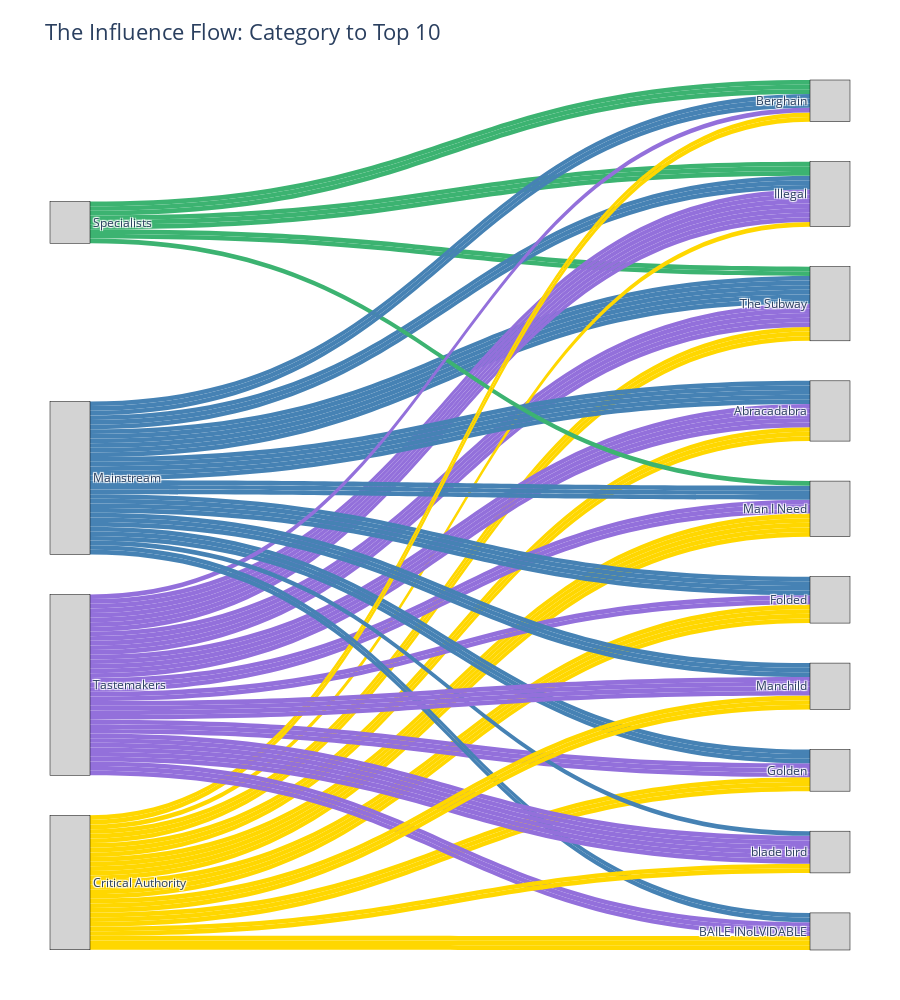

Notebook source saved alongside this figure:
### Code cell
import pandas as pd
import plotly.graph_objects as go
import plotly.io as pio
import kaleido

# 1. Prepare Data: Map every source to its Cluster
# Assuming SOURCES is your dict: {"Pitchfork": {"cluster": "Critical Authority"}, ...}
source_to_cluster = {name: info['cluster'] for name, info in SOURCES.items()}
unique_clusters = sorted(list(set(source_to_cluster.values())))

# 2. Identify the Top 10 Songs
top_10 = df_viz.head(10).copy()
song_names = top_10['name'].tolist()

# 3. Build Nodes (Categories on the left, Songs on the right)
nodes = unique_clusters + song_names
node_indices = {name: i for i, name in enumerate(nodes)}

# 4. Build Links (Flow from Category -> Song)
sources, targets, values = [], [], []

for _, row in top_10.iterrows():
    song_name = row['name']
    # Parse the 'sources' column which looks like "Pitchfork#1, Rolling Stone#5..."
    for entry in row['sources'].split(', '):
        pub_name, _ = entry.split('#')
        
        if pub_name in source_to_cluster:
            cluster = source_to_cluster[pub_name]
            
            # We add a link from the Cluster to the Song
            # The 'value' here is 1 (one mention) or you can weight it by points
            sources.append(node_indices[cluster])
            targets.append(node_indices[song_name])
            values.append(1) 


# Create a color map for your clusters
cluster_colors = {
    "Critical Authority": "#FFD700", # Gold
    "Tastemakers": "#9370DB",        # Purple
    "Mainstream": "#4682B4",         # SteelBlue
    "Specialists": "#3CB371"          # MediumSeaGreen
}

# Assign colors to links based on the source cluster
link_colors = [cluster_colors.get(unique_clusters[src], "rgba(0,0,0,0.1)") for src in sources]

fig = go.Figure(data=[go.Sankey(
    node = dict(
      pad = 40,        # INCREASED: More vertical space between boxes
      thickness = 40,  # INCREASED: Makes the song boxes wider/chunkier
      line = dict(color = "black", width = 0.5),
      label = nodes,
      color = "lightgrey"
    ),
    link = dict(
      source = sources,
      target = targets,
      value = values,
      color = link_colors 
  ))])

fig.update_layout(
    title_text="The Influence Flow: Category to Top 10",
    font_size=12,
    title_font_size=22,
    height=1000,       # INCREASED: Stretches the chart vertically
    margin=dict(l=50, r=50, t=80, b=50) # Adds padding around the edges
)

# Export as SVG
pio.write_image(fig, "outputs/category_crossover_sankey.svg")
fig.show()

### Figure 1 — Plotly figure (JSON) as saved in the notebook; plotly's stock layout.template omitted (floating-point values rounded to 4 significant figures)
{"data": [{"link": {"color": ["#4682B4", "#4682B4", "#FFD700", "#FFD700", "#4682B4", "#4682B4", "#4682B4", "#FFD700", "#9370DB", "#9370DB", "#3CB371", "#9370DB", "#4682B4", "#9370DB", "#3CB371", "#9370DB", "#9370DB", "#FFD700", "#9370DB", "#9370DB", "#9370DB", "#3CB371", "#4682B4", "#4682B4", "#9370DB", "#9370DB", "#3CB371", "#4682B4", "#9370DB", "#3CB371", "#FFD700", "#4682B4", "#4682B4", "#FFD700", "#4682B4", "#4682B4", "#FFD700", "#9370DB", "#9370DB", "#9370DB", "#4682B4", "#9370DB", "#9370DB", "#FFD700", "#4682B4", "#4682B4", "#FFD700", "#FFD700", "#FFD700", "#9370DB", "#4682B4", "#9370DB", "#3CB371", "#9370DB", "#FFD700", "#9370DB", "#FFD700", "#4682B4", "#4682B4", "#FFD700", "#FFD700", "#FFD700", "#4682B4", "#4682B4", "#9370DB", "#FFD700", "#4682B4", "#FFD700", "#4682B4", "#9370DB", "#FFD700", "#9370DB", "#4682B4", "#9370DB", "#FFD700", "#3CB371", "#3CB371", "#9370DB", "#FFD700", "#4682B4", "#4682B4", "#3CB371", "#4682B4", "#FFD700", "#FFD700", "#4682B4", "#9370DB", "#9370DB", "#FFD700", "#4682B4", "#9370DB", "#9370DB", "#FFD700", "#9370DB", "#9370DB", "#FFD700", "#9370DB", "#9370DB", "#4682B4", "#9370DB", "#4682B4", "#FFD700", "#FFD700", "#9370DB", "#4682B4", "#9370DB", "#9370DB", "#9370DB", "#4682B4", "#FFD700"], "source": [1, 1, 0, 0, 1, 1, 1, 0, 3, 3, 2, 3, 1, 3, 2, 3, 3, 0, 3, 3, 3, 2, 1, 1, 3, 3, 2, 1, 3, 2, 0, 1, 1, 0, 1, 1, 0, 3, 3, 3, 1, 3, 3, 0, 1, 1, 0, 0, 0, 3, 1, 3, 2, 3, 0, 3, 0, 1, 1, 0, 0, 0, 1, 1, 3, 0, 1, 0, 1, 3, 0, 3, 1, 3, 0, 2, 2, 3, 0, 1, 1, 2, 1, 0, 0, 1, 3, 3, 0, 1, 3, 3, 0, 3, 3, 0, 3, 3, 1, 3, 1, 0, 0, 3, 1, 3, 3, 3, 1, 0], "target": [4, 4, 4, 4, 4, 4, 4, 4, 4, 4, 4, 4, 4, 4, 4, 4, 5, 5, 5, 5, 5, 5, 5, 5, 5, 5, 5, 5, 5, 5, 6, 6, 6, 6, 6, 6, 6, 6, 6, 6, 6, 6, 6, 7, 7, 7, 7, 7, 7, 7, 7, 7, 7, 7, 7, 8, 8, 8, 8, 8, 8, 8, 8, 8, 8, 9, 9, 9, 9, 9, 9, 9, 9, 9, 10, 10, 10, 10, 10, 10, 10, 10, 10, 11, 11, 11, 11, 11, 11, 11, 11, 12, 12, 12, 12, 12, 12, 12, 12, 12, 13, 13, 13, 13, 13, 13, 13, 13, 13, 13], "value": [1, 1, 1, 1, 1, 1, 1, 1, 1, 1, 1, 1, 1, 1, 1, 1, 1, 1, 1, 1, 1, 1, 1, 1, 1, 1, 1, 1, 1, 1, 1, 1, 1, 1, 1, 1, 1, 1, 1, 1, 1, 1, 1, 1, 1, 1, 1, 1, 1, 1, 1, 1, 1, 1, 1, 1, 1, 1, 1, 1, 1, 1, 1, 1, 1, 1, 1, 1, 1, 1, 1, 1, 1, 1, 1, 1, 1, 1, 1, 1, 1, 1, 1, 1, 1, 1, 1, 1, 1, 1, 1, 1, 1, 1, 1, 1, 1, 1, 1, 1, 1, 1, 1, 1, 1, 1, 1, 1, 1, 1]}, "node": {"color": "lightgrey", "label": ["Critical Authority", "Mainstream", "Specialists", "Tastemakers", "The Subway", "Illegal", "Abracadabra", "Man I Need", "Folded", "Golden", "Berghain", "BAILE INoLVIDABLE", "blade bird", "Manchild"], "line": {"color": "black", "width": 0.5}, "pad": 40, "thickness": 40}, "type": "sankey"}], "layout": {"font": {"size": 12}, "height": 1000, "margin": {"b": 50, "l": 50, "r": 50, "t": 80}, "title": {"font": {"size": 22}, "text": "The Influence Flow: Category to Top 10"}}}
